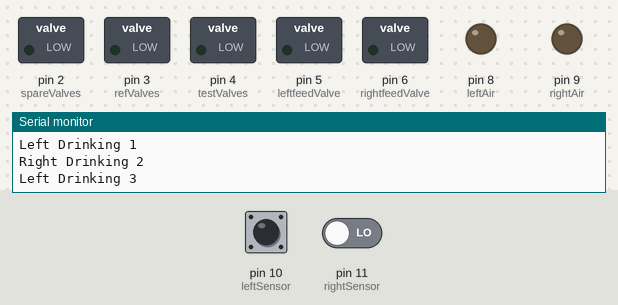
Recording of a sketch running on a simulated Arduino Uno, built with avr-gcc and run on an emulated ATmega328P. Shown: switched loads named in the sketch (green lamp = pin HIGH), output pins drawn as LEDs (lit = HIGH), the last lines printed to the serial monitor. The test bench sets the inputs (shaded band); at power-on: pin 11 (rightSensor) LOW, pin 10 (leftSensor) LOW.

Above: at 6.2 s.
6.3 s: pin 11 (rightSensor) driven HIGH
At 8.9 s:
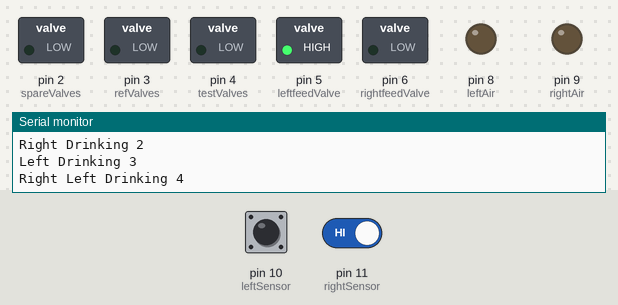
10.0 s: pin 10 (leftSensor) driven HIGH
At 11.1 s:
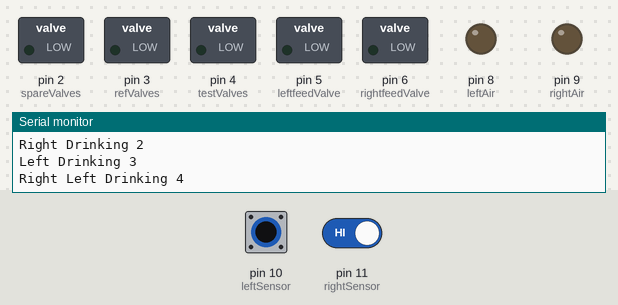
13.2 s: pin 10 (leftSensor) driven LOW
At 13.8 s:
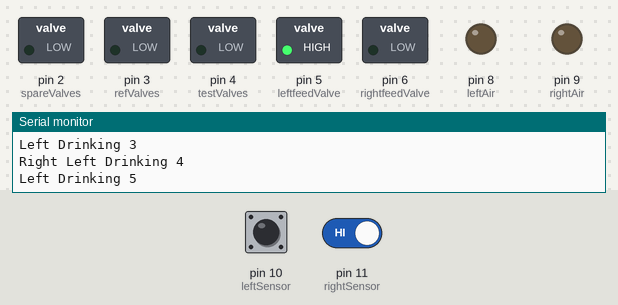
20.4 s: pin 11 (rightSensor) driven LOW
At 24.6 s:
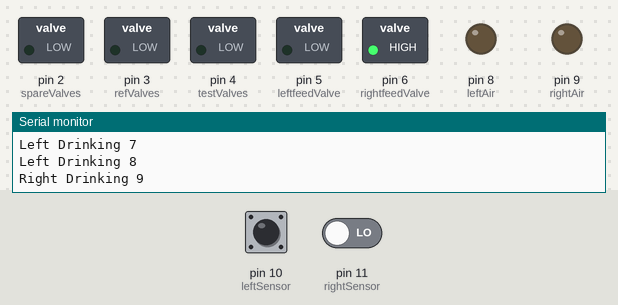
26.2 s: pin 10 (leftSensor) pulsed HIGH 5 times (0.12 s each, 0.3 s apart)
Timing chart, 0 to 30.7 s (numbered marks = the images above; inputs shaded):
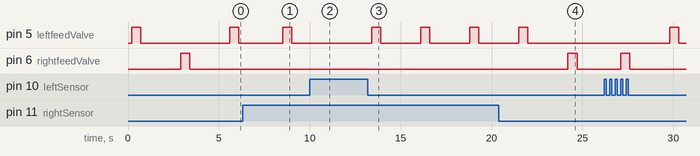

Measured:
- after the input at 6.3 s, pin 5 (leftfeedValve): LOW → HIGH after 2.2 s, → LOW 0.50 s later; pin 6 (rightfeedValve): stays LOW (without the input it goes to HIGH after 2.0 s)
- after the input at 10.0 s, pin 5 (leftfeedValve): stays LOW (without the input it goes to HIGH after 1.2 s)
- after the input at 13.2 s, pin 5 (leftfeedValve): alternates HIGH for 0.50 s and LOW for 2.2 s, starting after 0.20 s
- after the input at 20.4 s, pin 5 (leftfeedValve): goes on until 22.0 s, then stays LOW; pin 6 (rightfeedValve): LOW → HIGH after 3.8 s, → LOW 0.50 s later
- by itself, pin 5 (leftfeedValve): alternates HIGH for 0.50 s and LOW for 4.9 s

The sketch:

Step1train.ino
```cpp
const int spareValves = 2;
const int refValves = 3;
const int testValves = 4;
const int leftfeedValve = 5;
const int rightfeedValve = 6;
const int sensorAct = 7;
const int leftAir = 8;
const int rightAir = 9;
const int leftSensor = 10;
const int rightSensor = 11;
int coldN = 0;
int hotN = 0;
int refChoice = 0;
int testChoice = 0;
int refTimeout = 0;
int testTimeout = 0;
long refDelay = 0;
long testDelay = 0;
long randNumber;
int delayTime = 0;
int decideTime = 0;
int leftSens = 1;
int rightSens = 1;
int Choice = 0;
int N = 0;
int Drinking = 0;
void setup() {
  Serial.begin(9600);
  pinMode(spareValves, OUTPUT);
  pinMode(refValves, OUTPUT);
  pinMode(testValves, OUTPUT);
  pinMode(sensorAct, OUTPUT);
  pinMode(leftfeedValve, OUTPUT);
  pinMode(rightfeedValve, OUTPUT);
  pinMode(leftAir, OUTPUT);
  pinMode(rightAir, OUTPUT);
  pinMode(leftSensor, INPUT);
  pinMode(rightSensor, INPUT);
  Serial.println("Insert mouse now");
}
void loop() {
  digitalWrite(spareValves, LOW);
  digitalWrite(refValves, LOW);
  digitalWrite(testValves, LOW);
  delay(1);
  delayTime = delayTime + 1;
  leftSens = digitalRead(leftSensor);
  rightSens = digitalRead(rightSensor);
  if (leftSens < 0.5){
    Serial.print("Left ");
    delay(200);
    delayTime = delayTime + 200;
    leftSens = digitalRead(leftSensor);
    if (leftSens < 0.5){
      Serial.print("Drinking ");
      Drinking = Drinking + 1;
      Serial.println(Drinking);
      digitalWrite(leftfeedValve, HIGH);
      delay(500);
      digitalWrite(leftfeedValve, LOW);
      delay(2000);
      delayTime = delayTime + 3000;
    }
  }
  if (rightSens < 0.5){
    Serial.print("Right ");
    delay(200);
    delayTime = delayTime + 200;
    rightSens = digitalRead(rightSensor);
    if (rightSens < 0.5){
      Serial.print("Drinking ");
      Drinking = Drinking + 1;
      Serial.println(Drinking);
      digitalWrite(rightfeedValve, HIGH);
      delay(500);
      digitalWrite(rightfeedValve, LOW);
      delay(2000);
      delayTime = delayTime + 3000;
    }
  }
}
```
